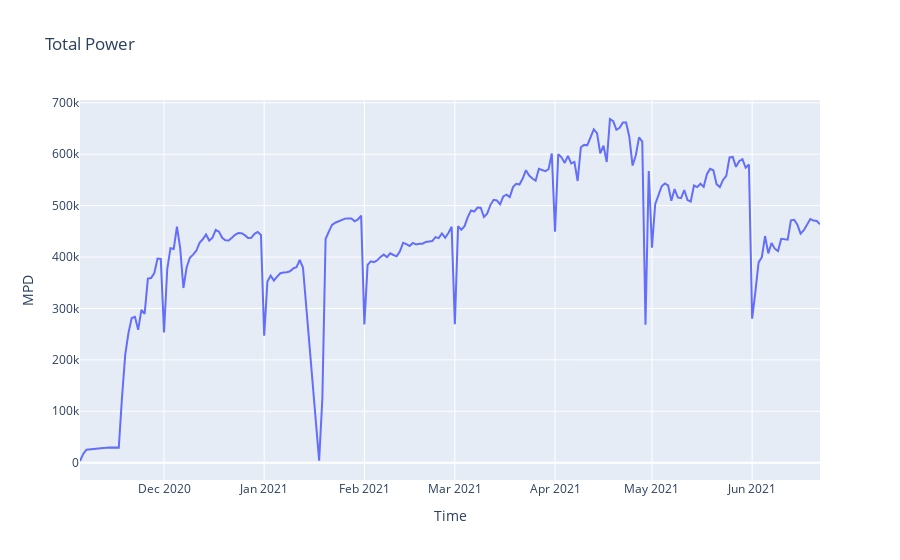

Notebook code cell kept with this figure:
### Code cell
import matplotlib.pyplot as plt
import numpy as np
import seaborn as sns
import chart_studio.plotly as py
import plotly.offline as pyoff
import plotly.graph_objs as go
plot_data = [
    go.Scatter(
        x=df1['days_'],
        y=df1['MPD'],
        name='MPD'
    )
    
]
plot_layout = go.Layout(
        title='Total Power',
        xaxis_title='Time',
        yaxis_title='MPD'
    )
fig = go.Figure(data=plot_data, layout=plot_layout)
#fig.update_layout(xaxis=dict(rangeslider=dict(visible=True), type="linear"))
pyoff.iplot(fig)

### Figure 1 — Plotly figure (JSON) as saved in the notebook; plotly's stock layout.template omitted (floating-point values rounded to 4 significant figures; data arrays with more than 128 entries replaced by an {"elided": "..."} marker saying what was removed)
{"data": [{"name": "MPD", "type": "scatter", "x": {"elided": "226 str values"}, "y": {"elided": "226 float values"}}], "layout": {"title": {"text": "Total Power"}, "xaxis": {"title": {"text": "Time"}}, "yaxis": {"title": {"text": "MPD"}}}}
